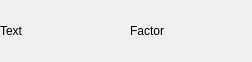
<?xml version="1.0" encoding="UTF-8"?>
<ui version="4.0">
 <class>ColorFactorView</class>
 <widget class="QFrame" name="ColorFactorView">
  <property name="geometry">
   <rect>
    <x>0</x>
    <y>0</y>
    <width>252</width>
    <height>62</height>
   </rect>
  </property>
  <property name="windowTitle">
   <string>Frame</string>
  </property>
  <layout class="QHBoxLayout" name="horizontalLayout">
   <property name="spacing">
    <number>8</number>
   </property>
   <property name="leftMargin">
    <number>0</number>
   </property>
   <property name="topMargin">
    <number>0</number>
   </property>
   <property name="rightMargin">
    <number>0</number>
   </property>
   <property name="bottomMargin">
    <number>0</number>
   </property>
   <item>
    <widget class="QLabel" name="_labelColor">
     <property name="text">
      <string>Text</string>
     </property>
    </widget>
   </item>
   <item>
    <widget class="QLabel" name="_labelFactor">
     <property name="text">
      <string>Factor</string>
     </property>
    </widget>
   </item>
  </layout>
 </widget>
 <resources/>
 <connections/>
</ui>
